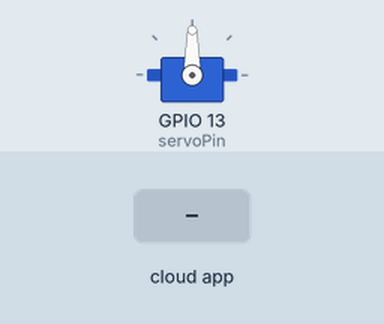
Recording of a sketch running on a simulated ESP32. Parts: servo. Inputs (shaded band) come from the test bench. The ROS host is connected and sends only what is stated.

Above: at 1.2 s.
1.3 s: the phone or cloud app sets linear.x to -100
At 1.9 s:
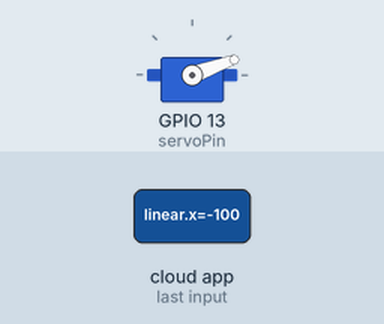
2.8 s: the phone or cloud app sets linear.x to 100
At 3.9 s:
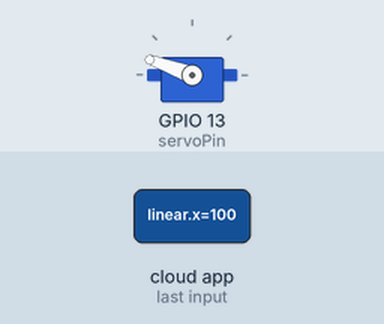
4.3 s: the phone or cloud app sets linear.x to 0
At 5.1 s:
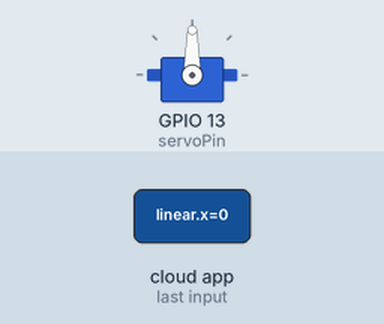
Timing chart, 0 to 7.3 s (numbered marks = the images above; inputs shaded):
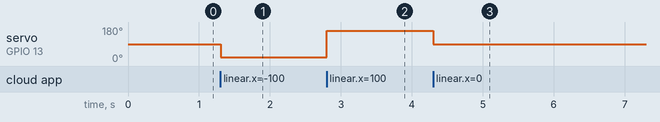

Measured:
- after the input at 1.3 s, servo on GPIO 13 (servoPin): 90° → 20° at once
- after the input at 2.8 s, servo on GPIO 13 (servoPin): 20° → 160° at once
- after the input at 4.3 s, servo on GPIO 13 (servoPin): 160° → 90° at once

The sketch:

Servo_node.ino
```cpp
#include <micro_ros_arduino.h>
#include <rcl/rcl.h>
#include <rcl/error_handling.h>
#include <rclc/rclc.h>
#include <rclc/executor.h>
#include <geometry_msgs/msg/twist.h>
#include <ESP32Servo.h>  // Include the Servo library

rcl_allocator_t allocator;
rclc_support_t support;
rclc_executor_t executor;
rcl_node_t node;
rcl_subscription_t motorsub;
geometry_msgs__msg__Twist msg;

float linear_velocity_x;
Servo myServo;  // Create a Servo object
int servoAngle = 0;

// Pin for servo control
const int servoPin = 13;  // Connect your servo signal wire to pin 9

void cmd_vel_callback(const void* msgin) {
  const geometry_msgs__msg__Twist* twist_msg = (const geometry_msgs__msg__Twist*)msgin;
  ///////////////////linear_velocity/////////////////
  linear_velocity_x = twist_msg->linear.x;

  // Map the linear velocity to servo angle (adjust range as needed)

}


void servo() {
  servoAngle = map(linear_velocity_x, -1.0, 1.0, 20, 160);  // Mapping -1 to 1 to 0 to 180 degrees
  myServo.write(servoAngle);  // Set the servo position
}

void setup() {
  set_microros_transports();

  allocator = rcl_get_default_allocator();
  rclc_support_init(&support, 0, NULL, &allocator);
  rclc_node_init_default(&node, "motor_node", "", &support);
  rclc_subscription_init_default(
    &motorsub,
    &node,
    ROSIDL_GET_MSG_TYPE_SUPPORT(geometry_msgs, msg, Twist),
    "cmd_vel");

  rclc_executor_init(&executor, &support.context, 1, &allocator);
  rclc_executor_add_subscription(
    &executor,
    &motorsub,
    &msg,
    &cmd_vel_callback,
    ON_NEW_DATA);

  // Attach the servo to the specified pin
  myServo.attach(servoPin);
  myServo.write(90);
}

void loop() {
  servo();
  rclc_executor_spin_some(&executor, RCL_MS_TO_NS(100));
}
```
